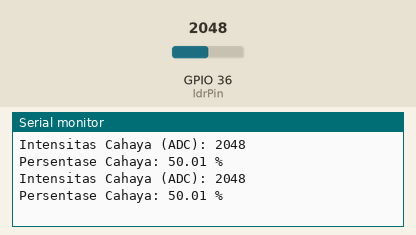
Recording of a sketch running on a simulated ESP32. Shown: the last lines printed to the serial monitor. The test bench sets the inputs (shaded band); at power-on: GPIO 36 (ldrPin) = 2048.

Above: at 1.8 s.
1.9 s: GPIO 36 (ldrPin) set to 2866
At 2.8 s:
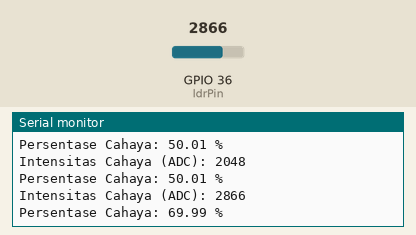
3.4 s: GPIO 36 (ldrPin) set to 3603
At 4.8 s:
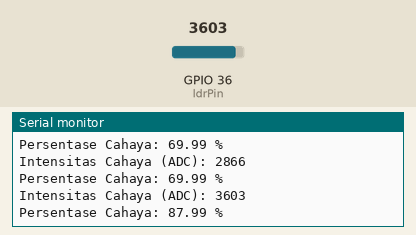
Timing chart, 0 to 6.4 s (numbered marks = the images above; inputs shaded):
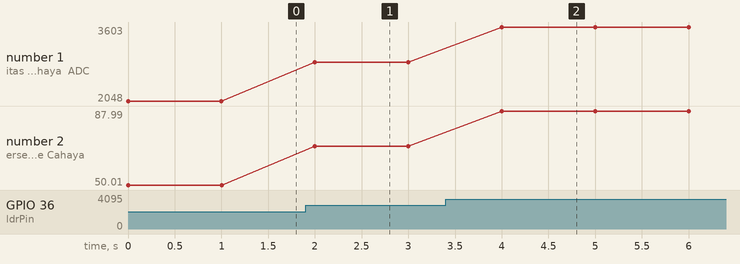

Measured:
- after the input at 1.9 s, the serial monitor: prints a new line after 0.10 s (image 1)
- after the input at 3.4 s, the serial monitor: prints a new line after 0.60 s (image 2)
- plotted number 1: 2048 → 2866 after the input at 1.9 s, 2866 → 3603 after the input at 3.4 s
- plotted number 2: 50.01 → 69.99 after the input at 1.9 s, 69.99 → 87.99 after the input at 3.4 s

The sketch:

sketch.ino
```cpp
const byte ldrPin = A0;

void setup() {
  Serial.begin(115200);
}

void loop() {
  int ldrValue = analogRead(ldrPin);
  float persenCahaya = (ldrValue / 4095.0) * 100.0;

  Serial.print("Intensitas Cahaya (ADC): ");
  Serial.println(ldrValue);
  Serial.print("Persentase Cahaya: ");
  Serial.print(persenCahaya);
  Serial.println(" %");

  delay(1000);
}
```
